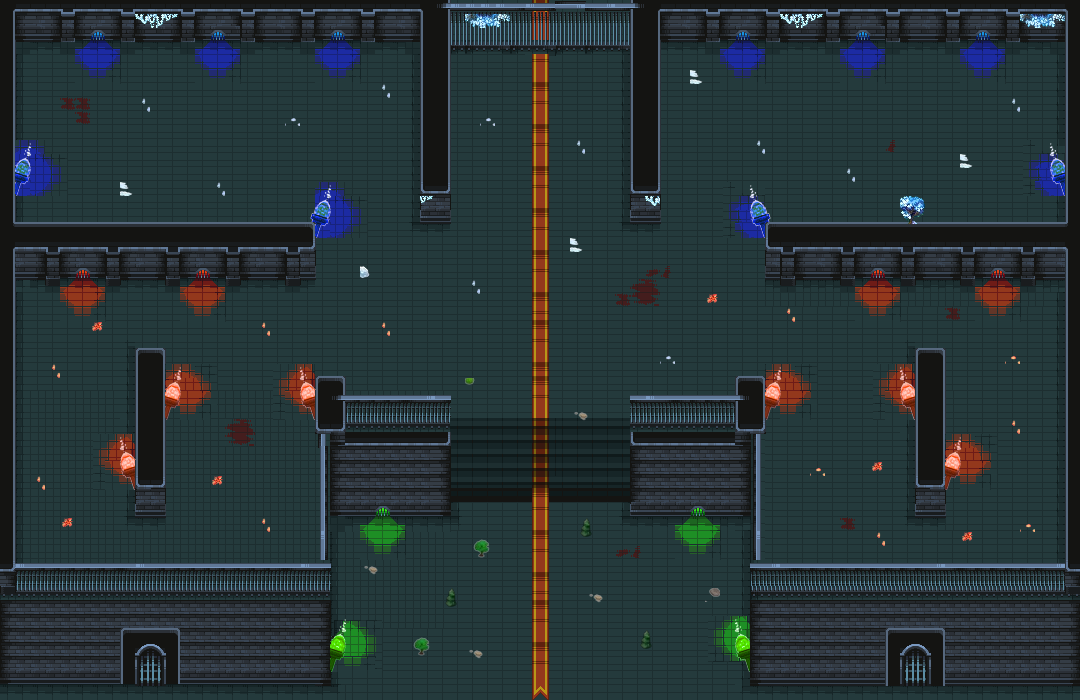

This is a level from a 2D game, rendered from its Tiled map with the project's own tilesets. A one-line summary and the map file follow, with tile-layer data summarised:
An orthogonal 72x50 tile map with 15x14 px tiles, 6 tile layers (bg, Calque de Tuiles 2, Calque de Tuiles 3, Calque de Tuiles 4, ...), 17 tilesets and 29 objects (20x collision, 7x monster spawnarea, portal spawnpoint, spawnpoint).

<map version="1.10" tiledversion="1.10.2" orientation="orthogonal" renderorder="right-down" width="72" height="50" tilewidth="15" tileheight="14" infinite="0" nextlayerid="10" nextobjectid="48">
 <tileset firstgid="1" source="Tiles.tsx" />
 <tileset firstgid="626" source="temple.tsx" />
 <tileset firstgid="1148" source="flambeau bleu.tsx" />
 <tileset firstgid="2168" source="flambeau bleu2.tsx" />
 <tileset firstgid="3188" source="flambeau rouge.tsx" />
 <tileset firstgid="4208" source="flambeau rouge2.tsx" />
 <tileset firstgid="5228" source="flambeau vert.tsx" />
 <tileset firstgid="6248" source="flambeau vert2.tsx" />
 <tileset firstgid="7268" source="lumières d map2.tsx" />
 <tileset firstgid="7996" source="lumières g.tsx" />
 <tileset firstgid="8724" source="lumières h map2.tsx" />
 <tileset firstgid="9452" source="neige1.tsx" />
 <tileset firstgid="10028" source="neige2.tsx" />
 <tileset firstgid="10604" source="neige3.tsx" />
 <tileset firstgid="11156" source="forest1.tsx" />
 <tileset firstgid="12287" source="forest2petit.tsx" />
 <tileset firstgid="13447" source="goutte-feu.tsx" />
 <layer id="1" name="bg" width="72" height="50">
  <data>[3600 cells, 3600 non-empty, 31 distinct tile ids]</data>
 </layer>
 <layer id="2" name="Calque de Tuiles 2" width="72" height="50">
  <data>[3600 cells, 1041 non-empty, 39 distinct tile ids]</data>
 </layer>
 <layer id="3" name="Calque de Tuiles 3" width="72" height="50">
  <data>[3600 cells, 641 non-empty, 51 distinct tile ids]</data>
 </layer>
 <layer id="4" name="Calque de Tuiles 4" width="72" height="50">
  <data>[3600 cells, 117 non-empty, 18 distinct tile ids]</data>
 </layer>
 <layer id="8" name="Lumières" width="72" height="50">
  <data>[3600 cells, 438 non-empty, 128 distinct tile ids]</data>
 </layer>
 <layer id="9" name="flambeaux" width="72" height="50">
  <data>[3600 cells, 157 non-empty, 68 distinct tile ids]</data>
 </layer>
 <objectgroup id="5" name="collision">
  <object id="3" type="collision" x="767" y="224" width="317" height="56" />
  <object id="4" type="collision" x="1066" y="-1" width="16" height="608" />
  <object id="7" type="collision" x="753" y="564" width="327" height="135" />
  <object id="8" type="collision" x="0" y="680" width="1089" height="24" />
  <object id="9" type="collision" x="2" y="0" width="14" height="699" />
  <object id="10" type="collision" x="1" y="-1" width="1078.33" height="41" />
  <object id="11" type="collision" x="1" y="224" width="312" height="58" />
  <object id="14" type="collision" x="308.333" y="374.667" width="27" height="325.333" />
  <object id="47" type="collision" x="745" y="377.333" width="27" height="321.333" />
  <object id="15" type="collision" x="0" y="560" width="330" height="143" />
  <object id="18" type="collision" x="916.667" y="347.333" width="29.6633" height="168.997" />
  <object id="38" type="collision" x="135.667" y="348.333" width="29.6633" height="168.997" />
  <object id="19" type="collision" x="629.333" y="397" width="133.667" height="119.667" />
  <object id="21" type="collision" x="324.333" y="396.666" width="126.667" height="124.334" />
  <object id="33" type="collision" x="438" y="-1" width="200" height="52" />
  <object id="34" type="collision" x="422" y="-1" width="28" height="224" />
  <object id="35" type="collision" x="631" y="-1" width="29" height="222" />
  <object id="39" type="collision" x="736" y="376.667" width="30" height="65.3333" />
  <object id="40" type="collision" x="314" y="375" width="30" height="64" />
  <object id="45" type="collision" x="897" y="192" width="31" height="32" />
 </objectgroup>
 <objectgroup id="7" name="spawn and exit">
  <object id="36" type="portal spawnpoint" x="540" y="137">
   <point />
  </object>
  <object id="37" type="spawnpoint" x="540" y="626">
   <point />
  </object>
 </objectgroup>
 <objectgroup id="6" name="monster area">
  <object id="23" type="monster spawnarea" x="66" y="350" width="22" height="191" />
  <object id="24" type="monster spawnarea" x="995" y="350" width="30" height="196" />
  <object id="25" type="monster spawnarea" x="720" y="84" width="297" height="97" />
  <object id="26" type="monster spawnarea" x="61" y="80" width="290" height="127" />
  <object id="28" type="monster spawnarea" x="501.167" y="97" width="77.3333" height="266.833" />
  <object id="41" type="monster spawnarea" x="211" y="330" width="134" height="32" />
  <object id="42" type="monster spawnarea" x="736" y="330" width="135" height="32" />
 </objectgroup>
</map>
